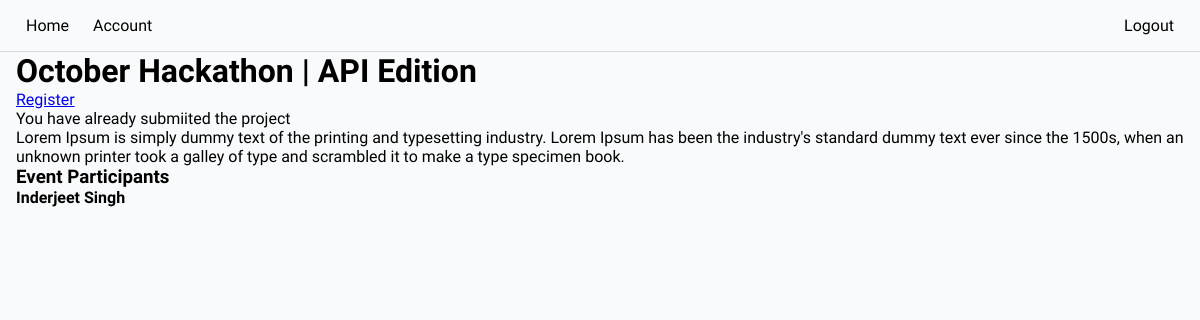
The app's page /event/1 (signed in) with its own data.
### base/models.py (models this page shows, shortened)
class Event(models.Model):
    name = models.CharField(max_length=200)
    description = models.TextField(null=True, blank=True)
    participants = models.ManyToManyField(User,blank=True,related_name="events")
    date = models.DateTimeField()
    start_date = models.TimeField(null=True)
    end_date = models.TimeField(null=True)
    registration_deadline = models.DateTimeField(null=True)
    updated = models.DateTimeField(auto_now=True)
    created = models.DateTimeField(auto_now_add=True)

class User(AbstractUser):
    name = models.CharField(max_length=100, null=True)
    email = models.EmailField(unique=True, null=True)
    bio = models.TextField(null=True, blank=True)
    hackathon_participant = models.BooleanField(default=True,blank=True)
    USERNAME_FIELD = 'email'
    REQUIRED_FIELDS = ['username']

### base/views.py (the view)
# urls.py: path('event/<str:pk>',views.event_page,name="event"),
def event_page(request,pk):
    event = Event.objects.get(id=pk)
    registered = request.user.events.filter(id=event.id).exists()
    print('registered=',registered)
    submitted = Submission.objects.filter(participant=request.user,event=event).exists()
    context = {'event': event,'registered':registered,'submitted':submitted}
    return render(request,'event.html',context)

### templates/event.html
{% extends 'main.html' %}
{% block content %}
<h1>{{event.name}}</h1>
{% if registered %}
<p>You have already registered for an event</p>
{% else %}
<a href="{% url 'registration-confirmation' event.id %}">Register</a>
{% endif %}
{% if submitted %}
<p>You have already submiited the project</p>
{% else %}
<a href="{% url 'project-submission' event.id %}">Submit Project</a>
{% endif %}
<p>{{event.description}}</p>
<div>
    <h3>Event Participants</h3>
    {% for user in event.participants.all %}
    <div>
        <strong>{{user.name}}</strong>
    </div>
    {% endfor %}
</div>
{% endblock %}

### static/css/main.css (style rules this page uses)
* { box-sizing: border-box; padding: 0; margin: 0; font-family: 'Readex Pro'; background-color: rgb(249, 250, 251) }

### records on screen
Event: name "October Hackathon | API Edition", description "Lorem Ipsum is simply dummy text of the printing and typesetting industry. Lorem Ipsum has been the industry's standard dummy text ever since the 1500s, when an unknown printer took a galley of type and scrambled it to make a type specimen book."
User: name "Inderjeet Singh"
